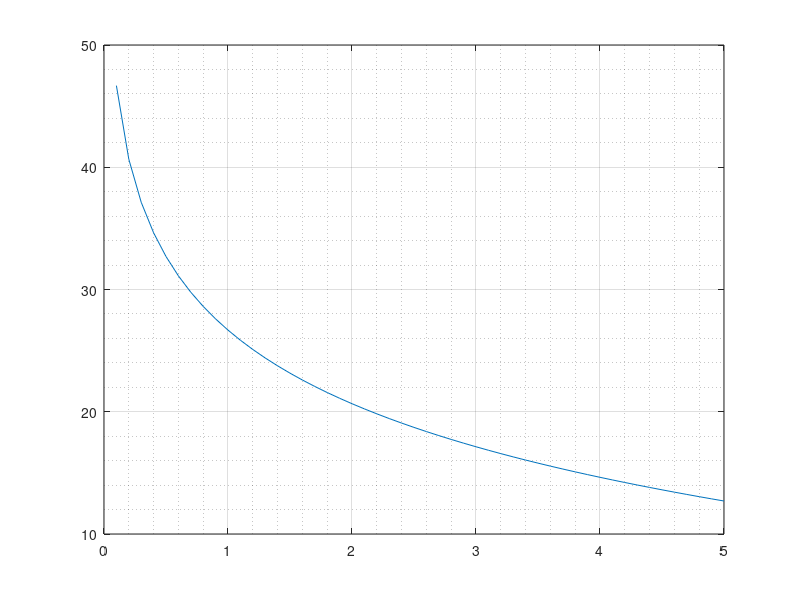

The MATLAB script that drew this image:
close all
clear all
clc

d = 0:0.1:5; % km
f = 3.5e9/1e6; %Mhz
Ptx = 30; % dBm
L = 32.44 + 20*log10(d) + 20*log10(f);
Psens = -L + 3 + 3 +  Ptx;
N0 = -174 + 10*log10(100e6);
SNR = Psens - N0;

figure()
plot(d,SNR)
grid on
grid minor
